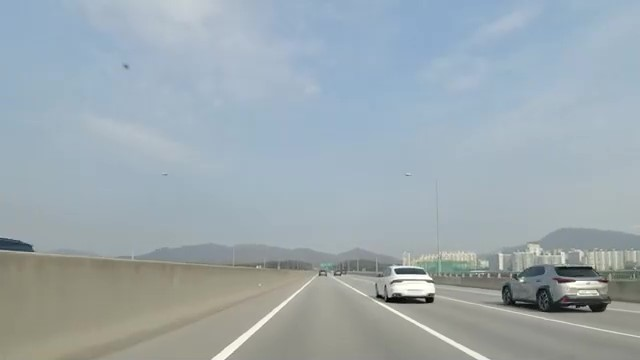
#> input picture Lane Detection Project/image/3.jpg, 640 x 360 px, found by its file name
$ python img.py
#> lines starting #> are read from the running program, lines starting #| are printed output that depends on the picture; after the words box and inside, x2 and y2 are one past the last pixel; in counts of white or black regions, pixels touching at a corner belong together
import cv2
from matplotlib import pyplot as plt
import numpy as np


img_color = cv2.imread("3.jpg")
#> img_color is the input picture: shape (360, 640, 3); mean B, G, R 175.8, 169.4, 156.8

h, w = img_color.shape[:2]
#> h = 360; w = 640
margin = 25

# 왼쪽 차선 함수 y = (88/107)x
# 오른쪽 차선 함수 y = -(88/107)x + 11
left_low = [210, 360]
left_high = [305, 285]
right_low = [489, 360]
right_high = [347, 285]
# 293 294
# 361 294
# 210 360
# 488 360
cv2.line(img_color, (333, 285), (347, 285), 2)
#> img_color: shape (360, 640, 3); 0.01% of pixels changed, all inside (x1, y1, x2, y2) = (333, 285, 348, 286)

# 좌상, 좌하, 우상, 우하

pts1 = np.array([left_high, left_low, right_high, right_low], dtype=np.float32)
# 원본 이미지 좌표
pts2 = np.array([[80, 0], [80, h], [w-80, 0], [w-80, h]], dtype=np.float32)
# Bird Eye View로 변환할 좌표

M = cv2.getPerspectiveTransform(pts1, pts2)
# 변환 행렬을 구함 (원근법)
img_res = cv2.warpPerspective(img_color, M, (w, h))
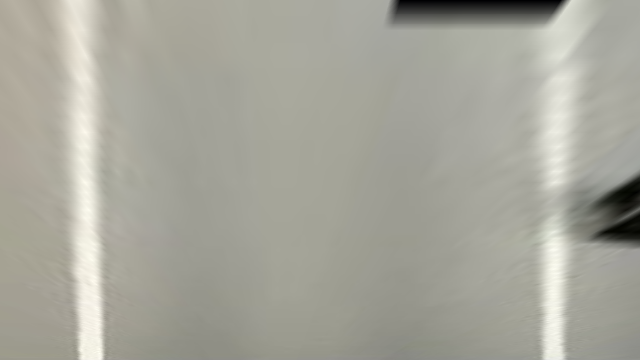
#> img_res: shape (360, 640, 3); mean B, G, R 154.9, 165.4, 166.1
# 변환행렬값 적용


plt.subplot(121),plt.imshow(img_color),plt.title('image')
plt.subplot(122),plt.imshow(img_res),plt.title('Perspective')
plt.show()
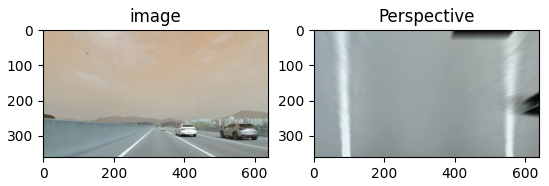
#> figure drawn by matplotlib, 2 panels; B, G, R data is drawn as R, G, B


cv2.waitKey() # 키보드 입력이 들어올 때까지 창을 유지
cv2.destroyAllWindows() # 모든 윈도우 창을 제거

$ run again, with Lane Detection Project/image/1111111111111111.png saved as Lane Detection Project/image/3.jpg
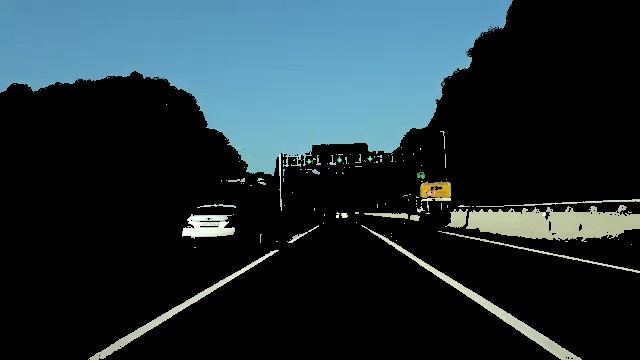
#> input picture Lane Detection Project/image/1111111111111111.png, 640 x 360 px, found by its file name
#> img_color is the input picture: shape (360, 640, 3); mean B, G, R 54.9, 48.7, 33.2
#> img_color: shape (360, 640, 3); 0.01% of pixels changed, all inside (x1, y1, x2, y2) = (333, 285, 348, 286)
#> `plt.show()`:
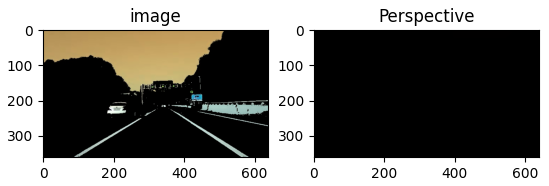
#> figure drawn by matplotlib, 2 panels; B, G, R data is drawn as R, G, B
